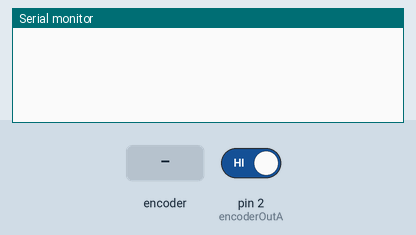
This sketch was run on a simulated Arduino Uno, built with avr-gcc and run on an emulated ATmega328P. On the bench: the last lines printed to the serial monitor. The inputs (shaded band) are chosen by the test bench; at power-on: pin 2 (encoderOutA) HIGH.

Above: at 1.2 s.
1.3 s: rotary encoder on pin 2 (encoderOutA) / pin 1 (encoderOutB) turned 1 step (first pin leading)
At 2.5 s:
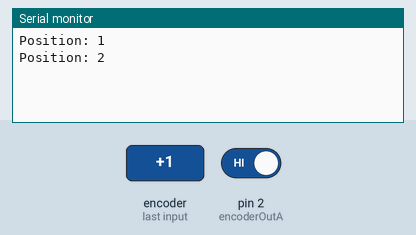
3.0 s: rotary encoder on pin 2 (encoderOutA) / pin 1 (encoderOutB) turned 1 step (first pin leading)
At 3.8 s:
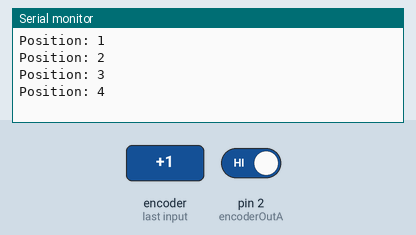
Timing chart, 0 to 6.0 s (numbered marks = the images above; inputs shaded):
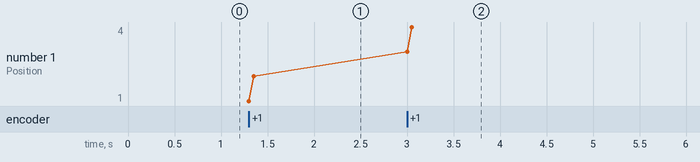

Measured:
- after the input at 1.3 s, the serial monitor: prints a new line at once (image 1)
- after the input at 3.0 s, the serial monitor: prints a new line at once (image 2)
- plotted number 1: 2 → 4 after the input at 3.0 s

The sketch:

sketch_jul18a.ino
```cpp
 #define encoderOutA 2 // CLK pin of Rotary Enocoder
 #define encoderOutB 1 // DT pin of Rotary Enocoder

 int counter = 0;
 int presentState;
 int previousState;
 void setup() {
   pinMode (encoderOutA,INPUT);
   pinMode (encoderOutB,INPUT);

   Serial.begin (9600);
      previousState = digitalRead(encoderOutA);   // Get current state of the encoderOutA
 }
 void loop() {
   presentState = digitalRead(encoderOutA);
      if (presentState != previousState)
      {
          if (digitalRead(encoderOutB) != presentState)
          {
       counter ++;
     }
     else {
       counter --;
     }
     Serial.print("Position: ");
     Serial.println(counter);
   }
   previousState = presentState; // Replace previous state of the encoderOutA with the current state
 }
```
